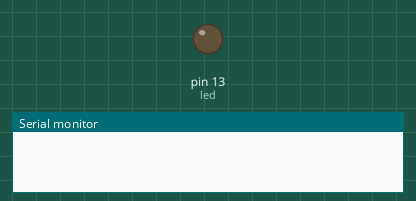
Recording of a sketch running on a simulated Arduino Uno, built with avr-gcc and run on an emulated ATmega328P. Parts: output pins drawn as LEDs (lit = HIGH), the last lines printed to the serial monitor.

Above: at 0.1 s.
At 27.1 s:
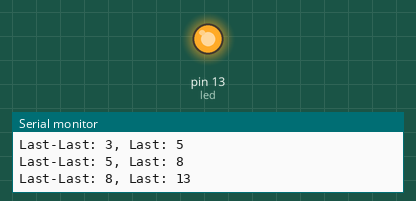
Timing chart, 0 to 28.6 s (numbered marks = the images above):
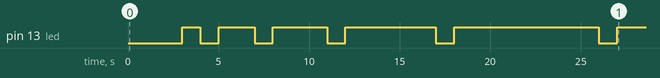

The sketch:

Fibonuino.ino
```cpp
//  Blink the fibinacci sequence to Meeh!
//  Elliot Adderton (elliot@ellcom.net) [http://ellcom.net]
//  April 2013 (V1)


// Define the LED pin
const byte led = 13;
// Set up the vars for the fib seq & sort the base case
unsigned long last = 2;
unsigned long lastlast = 1;

void setup() {
  pinMode(led, OUTPUT);
  Serial.begin(9600);
}


void loop() {
  // Short 3sec delay before we get going
  delay(3000);

  // Base Case f(1) and f(2).
  digitalWrite(led, HIGH);
  delay(1000);
  digitalWrite(led, LOW);
  delay(1000);
  // case 2
  digitalWrite(led, HIGH);
  delay(2000);
  digitalWrite(led, LOW);
  delay(1000);

  // The rest of the cases
  for(;;){
    last = last+lastlast;
    lastlast = last-lastlast;

    Serial.print("Last-Last: ");
    Serial.print(lastlast);
    Serial.print(", Last: ");
    Serial.println(last);

    digitalWrite(led, HIGH);
    for(int i=0; i<last; i++){
      delay(1000);
    }
    digitalWrite(led, LOW);
    delay(1000);
  }
}

// If you didn't understand what just happened read "The C Programming Language" by Kerighan and Richie
```

Measured:
- by itself, pin 13 (led): LOW → HIGH at 3.0 s, → LOW 1.0 s later, → HIGH 1.0 s later, → LOW 2.0 s later, … (11 changes in this stretch)
